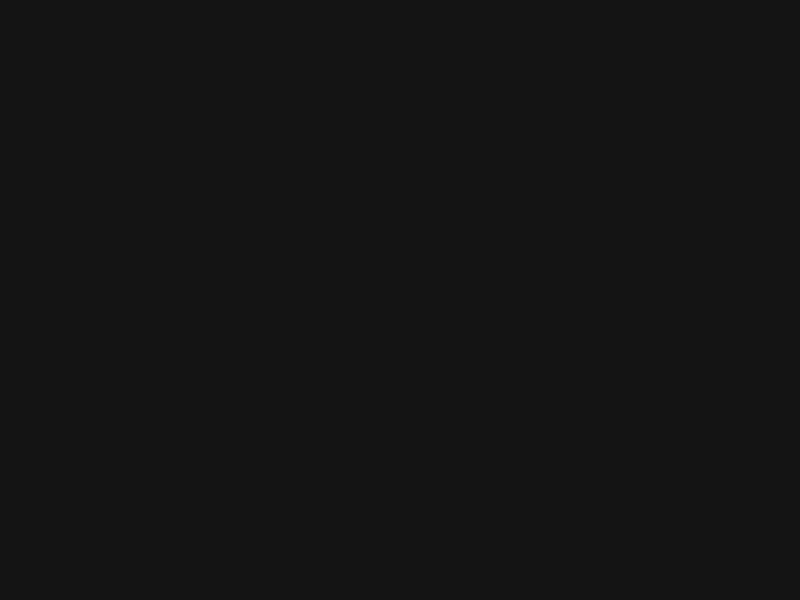
Frame 1 (no input)
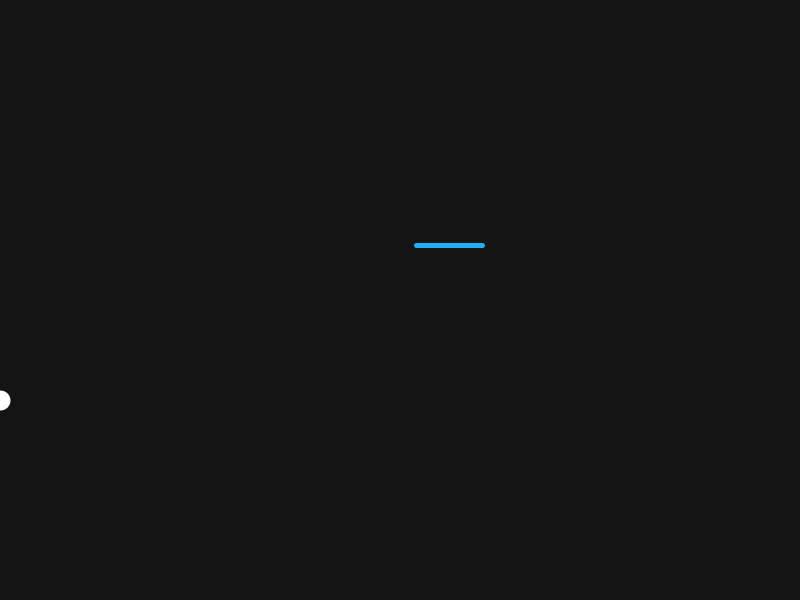
Frame 60 (the mouse pressed at the canvas centre just before this capture)
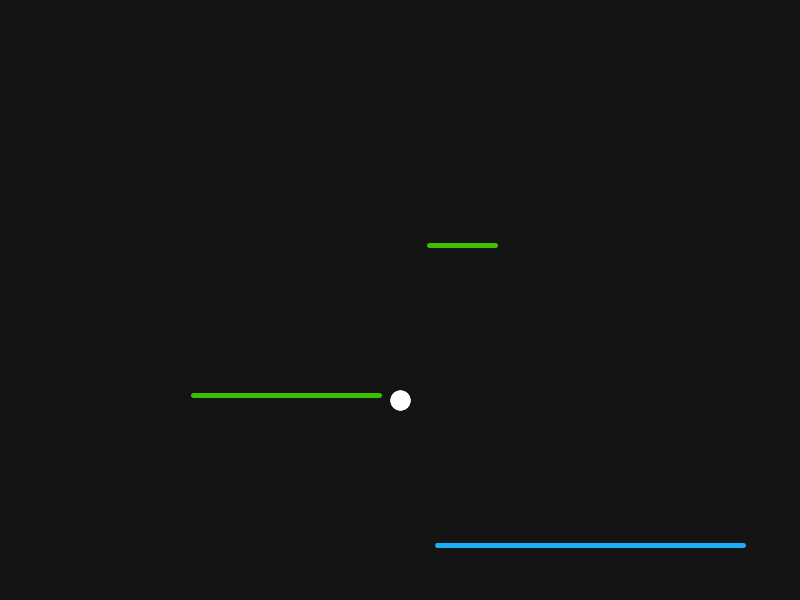
Frame 120 (the mouse held since frame 60 and released just before this capture)

The Processing sketch that drew these frames (run headless with seeded random() and noise(); from frame 60 on, the mouse is pressed at the canvas centre):

// Processing sketch: processing_138213
// ── processing_138213.pde

//The sketch shows a circle changes itself through interacting with others
//The user can use the mouse to control the circle to go through the lines and get the color changed

color[] palette = {#FF3058, #1FAFF9, #3BC100, #FF9400, #56DDDE}; //Initialize the palette
ArrayList<Line> lines = new ArrayList<Line>(); //The lines
color current; //The current dot color
int clock; //The clock to generate lines

void setup() {
  size(800, 600); //canvas size
  clock = 0; //initialize the clock
  current = #FFFFFF; //the initial color of the dot is white
}

void draw() {
  background(20); //grey underground
  
  while (clock >= 30) { //generate new lines iterately
    Line newLine = new Line(random(300, 500), 0);
    lines.add(newLine);
    clock = 0;
  }
  
  clock++; //add the clock
  
  for (int i = 0; i < lines.size(); ++i) { //for all the lines
    Line l = lines.get(i);
    stroke(palette[l.c]);
    strokeWeight(5);
    noFill();
    line(l.x - l.l, l.y, l.x + l.l, l.y); //draw the line
    if (l.y == 400 && mouseX > (l.x - l.l) && mouseX < (l.x + l.l)) { //whether the dot get through the line or not
      current = blendColor(current, palette[l.c], BLEND);
    }
    if (l.y < 200) { //update the lines
      l.y += 10;
      println("1");
    }
    else if (l.y < 600) {
      l.y += 5;
      if (l.x < 400) {
        l.x -= random(0, 5);
      }
      else {
        l.x += random(0, 5);
      }
      l.l += 2;
    }
    else {
      lines.remove(i);
    }
    stroke(current);
    strokeWeight(20);
    noFill();
    point(mouseX, 400); //draw the dot
  } 
}

class Line {
  float x;
  float y;
  float l;
  int c;
  
  Line(float positionX, float positionY) {
    x = positionX;
    y = positionY;
    c = (int)random(0, 5);
    l = 15;
  }
}
